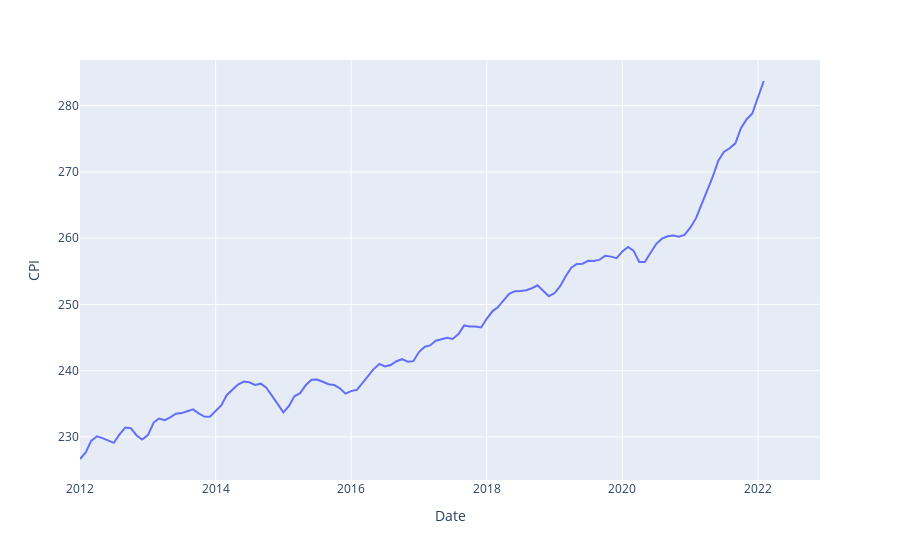

The notebook cell saved with this chart:
### Code cell
px.line(cpi, x = 'Date', y = 'CPI')

### Figure 1 — Plotly figure (JSON) as saved in the notebook; plotly's stock layout.template omitted (floating-point values rounded to 4 significant figures; data arrays with more than 128 entries replaced by an {"elided": "..."} marker saying what was removed)
{"data": [{"hovertemplate": "Date=%{x}<br>CPI=%{y}<extra></extra>", "legendgroup": "", "line": {"color": "#636efa", "dash": "solid"}, "marker": {"symbol": "circle"}, "mode": "lines", "name": "", "orientation": "v", "showlegend": false, "type": "scatter", "x": {"elided": "132 str values"}, "xaxis": "x", "y": {"elided": "132 float values"}, "yaxis": "y"}], "layout": {"legend": {"tracegroupgap": 0}, "margin": {"t": 60}, "xaxis": {"anchor": "y", "domain": [0, 1], "title": {"text": "Date"}}, "yaxis": {"anchor": "x", "domain": [0, 1], "title": {"text": "CPI"}}}}
